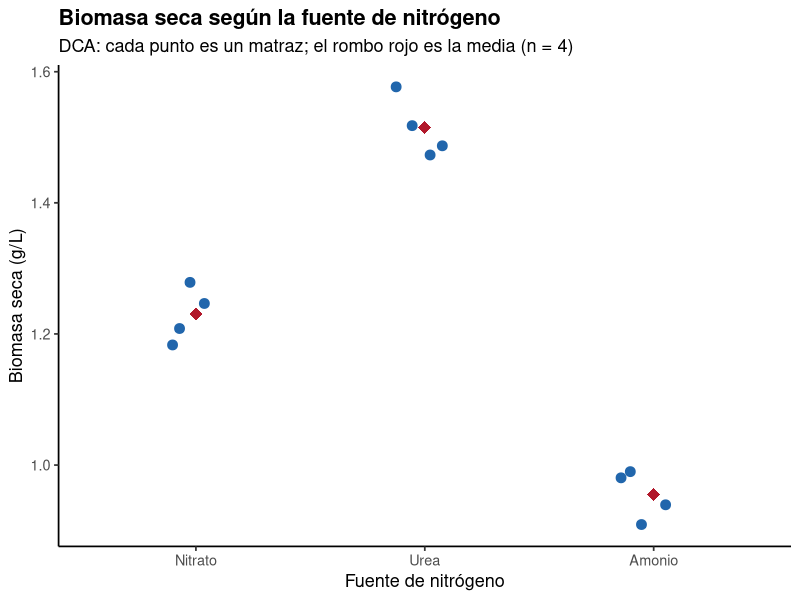
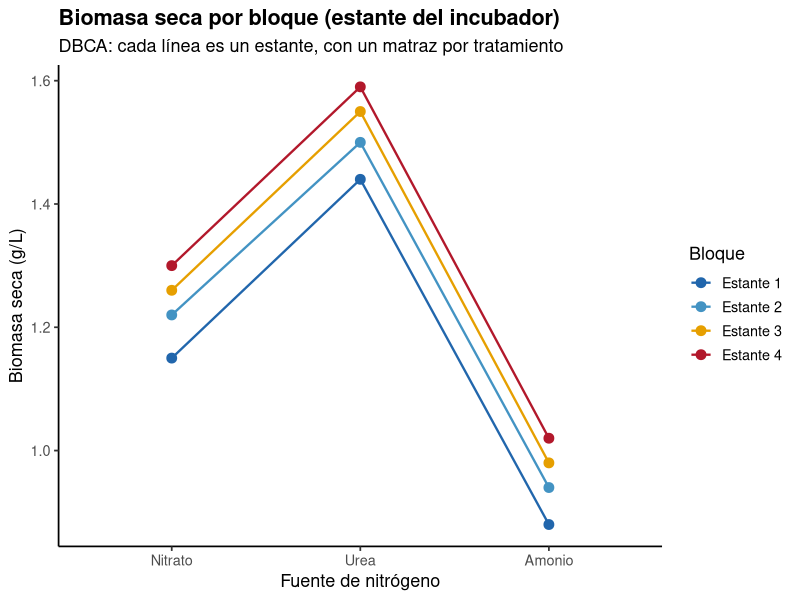
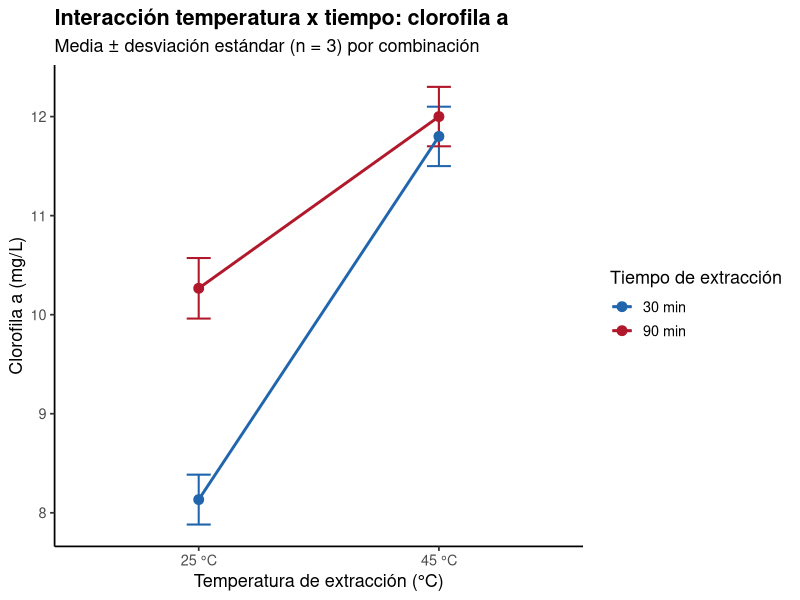
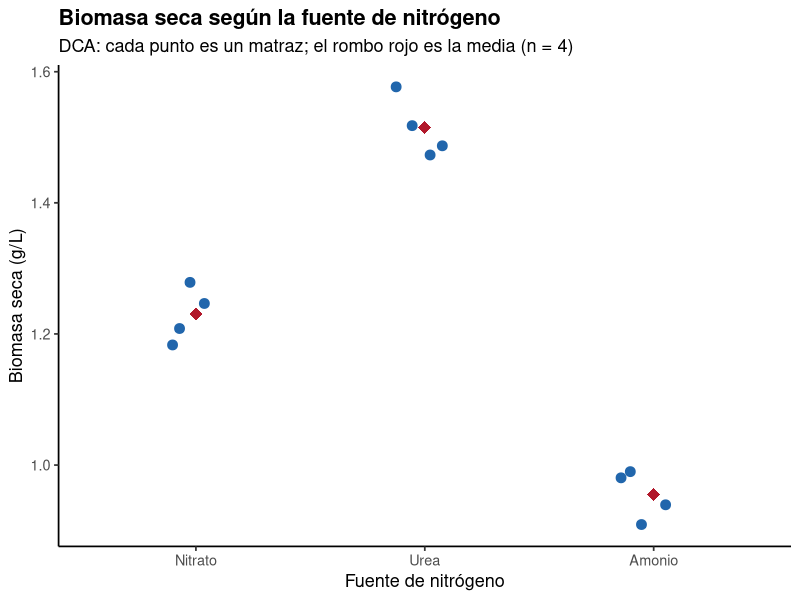
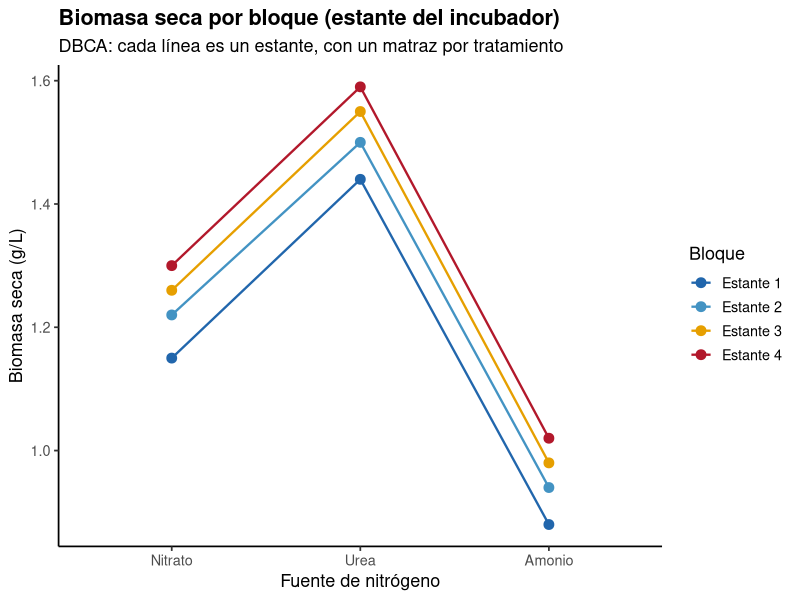
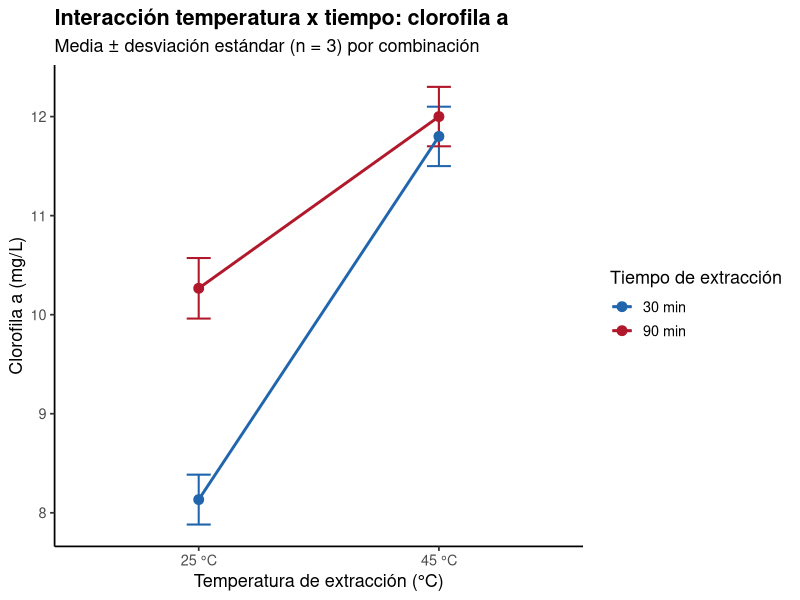

Reproduce these figures in R, in order.
# ==========================================================================
# 03. Diseño de experimentos: completamente al azar, bloques al azar
#   y factorial
# ==========================================================================
# Autor: Dr. José Juan Torres Martínez
# Docente de Ciencias Químicas
# Universidad Autónoma de San Luis Potosí (UASLP)
# México
#
# Material académico para estudiantes
# Serie "Aprende R" — Lección 03
#
# Descripción: Cómo planear un experimento antes de tocar un matraz.
#   Se comparan tres diseños con datos de laboratorio: el diseño
#   completamente al azar (DCA), el diseño en bloques completos al azar
#   (DBCA) y el diseño factorial 2 x 2. En cada diseño la asignación de
#   los tratamientos a las unidades experimentales se hace con
#   aleatorización en R (set.seed y sample), y todas las medias, los
#   valores p y los parámetros se calculan A PARTIR DE LOS DATOS con
#   tidyverse y aov(). El ejemplo principal es la producción de biomasa
#   de Chlorella vulgaris con tres fuentes de nitrógeno, y el factorial
#   es la extracción de clorofila a según la temperatura y el tiempo.
#
# Objetivos de aprendizaje:
#   - Explicar qué es una unidad experimental, un tratamiento, una
#     réplica y un bloque, y por qué se aleatoriza.
#   - Aleatorizar la asignación de tratamientos con set.seed() y
#     sample(), para que el resultado sea reproducible.
#   - Elegir el diseño según la pregunta: DCA, bloques o factorial.
#   - Comparar tratamientos con un ANOVA de una vía, un ANOVA con
#     bloques y un ANOVA factorial con interacción.
#   - Leer un gráfico de interacción y explicar qué significa que dos
#     factores interactúen.
#   - Graficar los resultados con ggplot2, con gráficas claras
#     y bien presentadas.
#
# Datos: archivos datos_dca_nitrogeno.csv, datos_bloques_nitrogeno.csv
#   y datos_factorial_clorofila.csv. Cada archivo trae solo las
#   mediciones por unidad experimental (matraz, posición o unidad); la
#   asignación de tratamientos se genera en este script con
#   aleatorización, tal como se haría antes de montar el experimento.
# ==========================================================================

# --------------------------------------------------------------------------
# 1. Cargar paquetes
# --------------------------------------------------------------------------
library(tidyverse)

# Fijar la configuración regional en UTF-8 para que los acentos de los
# títulos y las etiquetas se vean bien en cualquier equipo.
Sys.setlocale("LC_ALL", "C.UTF-8")

# --------------------------------------------------------------------------
# 2. Cómo elegir el diseño según la pregunta
# --------------------------------------------------------------------------
# Antes de sembrar un solo cultivo hay que decidir cómo se reparten los
# tratamientos entre las unidades experimentales. Tres preguntas guían
# la elección:
#
#   - ¿Hay un solo factor y las unidades son homogéneas? Entonces el
#     diseño completamente al azar (DCA) basta: cada unidad recibe un
#     tratamiento elegido al azar, con el mismo número de réplicas.
#   - ¿Hay una fuente de variación conocida que no es lo que estudio,
#     pero puede contaminar el resultado (el estante del incubador, el
#     día de siembra, el lote de medio)? Entonces se agrupan las
#     unidades en bloques homogéneos y dentro de cada bloque se ponen
#     todos los tratamientos: diseño en bloques completos al azar (DBCA).
#     El bloque se incluye en el análisis y su variación deja de
#     confundirse con la de los tratamientos.
#   - ¿Quiero probar dos factores a la vez y saber si se combinan, es
#     decir, si el efecto de uno depende del nivel del otro? Entonces
#     el diseño factorial: se prueban todas las combinaciones de los
#     niveles de ambos factores y el análisis estima la interacción.
#
# Tres principios valen para los tres diseños: aleatorización (los
# tratamientos se asignan al azar, nunca por comodidad), repetición
# (cada tratamiento se repite en varias unidades independientes) y
# control (siempre hay una referencia con la que comparar, aquí el
# nitrato, que es la fuente de nitrógeno habitual del medio de cultivo).

# --------------------------------------------------------------------------
# 3. Diseño completamente al azar (DCA)
# --------------------------------------------------------------------------
# Pregunta: ¿la fuente de nitrógeno cambia la biomasa seca de Chlorella
# vulgaris al cabo de 10 días de cultivo?
# Tratamientos: Nitrato (control), Urea y Amonio.
# Unidades experimentales: 12 matraces con el mismo medio base, la misma
# luz y la misma temperatura. Cada tratamiento se repite 4 veces.

# 3.1 Aleatorización: se reparten los 12 matraces entre los tres
# tratamientos al azar. set.seed() fija la semilla para que cualquiera
# que corra el script obtenga exactamente la misma asignación.
set.seed(2026)
tratamientos_dca <- rep(c("Nitrato", "Urea", "Amonio"), each = 4)
asignacion_dca <- tibble(
  matraz = 1:12,
  tratamiento = sample(tratamientos_dca)
)
print(asignacion_dca)

# 3.2 Se leen las mediciones: biomasa seca en g/L, medida al día 10
# en cada matraz. El archivo trae solo matraz y medición; el
# tratamiento de cada matraz es el que generó la aleatorización.
mediciones_dca <- read_csv("datos_dca_nitrogeno.csv", show_col_types = FALSE)
datos_dca <- asignacion_dca %>%
  left_join(mediciones_dca, by = "matraz") %>%
  mutate(
    tratamiento = factor(
      tratamiento,
      levels = c("Nitrato", "Urea", "Amonio")
    )
  )
print(datos_dca)

# 3.3 Resumen por tratamiento: media, desviación estándar y número de
# réplicas, calculados a partir de las mediciones.
resumen_dca <- datos_dca %>%
  group_by(tratamiento) %>%
  summarise(
    media = mean(biomasa_seca_g_L),
    de = sd(biomasa_seca_g_L),
    n = n(),
    .groups = "drop"
  )
print(resumen_dca)

# 3.4 ANOVA de una vía: ¿las medias de biomasa difieren entre las tres
# fuentes de nitrógeno? La hipótesis nula es que las tres medias son
# iguales. El valor p que imprime summary() dice si los datos son
# compatibles con esa hipótesis: si es menor que 0.05, las diferencias
# entre tratamientos no se explican por azar.
anova_dca <- aov(biomasa_seca_g_L ~ tratamiento, data = datos_dca)
print(summary(anova_dca))

# 3.5 Gráfica 1: biomasa seca por fuente de nitrógeno. Cada punto es un
# matraz (una réplica) y el rombo rojo es la media del tratamiento.
grafica_dca <- ggplot(
  datos_dca,
  aes(x = tratamiento, y = biomasa_seca_g_L)
) +
  geom_jitter(width = 0.15, size = 3, color = "#2166ac") +
  stat_summary(
    fun = mean, geom = "point",
    size = 4, color = "#b2182b", shape = 18
  ) +
  labs(
    x = "Fuente de nitrógeno",
    y = "Biomasa seca (g/L)",
    title = "Biomasa seca según la fuente de nitrógeno",
    subtitle = "DCA: cada punto es un matraz; el rombo rojo es la media (n = 4)"
  ) +
  theme_classic(base_size = 13) +
  theme(plot.title = element_text(face = "bold"))

print(grafica_dca)

# --------------------------------------------------------------------------
# 4. Diseño en bloques completos al azar (DBCA)
# --------------------------------------------------------------------------
# El mismo experimento se repite, pero ahora se sabe que los cuatro
# estantes del incubador no reciben exactamente la misma luz: el estante
# de arriba recibe un poco más que el de abajo. Esa diferencia entre
# estantes no es lo que se estudia, pero puede contaminar el resultado.
# La solución es bloquear: cada estante es un bloque y dentro de cada
# bloque se pone un matraz de cada tratamiento, en posiciones
# aleatorizadas. Así, si un estante produce más biomasa, ese aumento
# afecta por igual a los tres tratamientos y no se confunde con ellos.
# Son 4 bloques x 3 tratamientos = 12 matraces.

# 4.1 Aleatorización dentro de cada bloque: en cada estante se sortean
# las tres posiciones entre los tres tratamientos.
set.seed(2026)
asignacion_bloques <- tibble(
  bloque = rep(c("Estante 1", "Estante 2", "Estante 3", "Estante 4"), each = 3),
  posicion = rep(1:3, times = 4)
) %>%
  group_by(bloque) %>%
  mutate(tratamiento = sample(c("Nitrato", "Urea", "Amonio"))) %>%
  ungroup()
print(asignacion_bloques)

# 4.2 Se leen las mediciones de biomasa seca (g/L) por bloque y posición,
# y se unen con la asignación aleatorizada.
mediciones_bloques <- read_csv("datos_bloques_nitrogeno.csv", show_col_types = FALSE)
datos_bloques <- asignacion_bloques %>%
  left_join(mediciones_bloques, by = c("bloque", "posicion")) %>%
  mutate(
    bloque = factor(
      bloque,
      levels = c("Estante 1", "Estante 2", "Estante 3", "Estante 4")
    ),
    tratamiento = factor(
      tratamiento,
      levels = c("Nitrato", "Urea", "Amonio")
    )
  )
print(datos_bloques)

# 4.3 Resumen por tratamiento y por bloque, calculado a partir de los datos.
resumen_bloques_tratamiento <- datos_bloques %>%
  group_by(tratamiento) %>%
  summarise(
    media = mean(biomasa_seca_g_L),
    de = sd(biomasa_seca_g_L),
    n = n(),
    .groups = "drop"
  )
print(resumen_bloques_tratamiento)

resumen_bloques_estante <- datos_bloques %>%
  group_by(bloque) %>%
  summarise(
    media = mean(biomasa_seca_g_L),
    de = sd(biomasa_seca_g_L),
    n = n(),
    .groups = "drop"
  )
print(resumen_bloques_estante)

# 4.4 ANOVA con bloques: la fórmula incluye el bloque y el tratamiento.
# El bloque se estima aparte, así que su variación ya no se mezcla con
# la de los tratamientos ni con el error. El valor p del tratamiento
# se lee igual que en el DCA.
anova_bloques <- aov(
  biomasa_seca_g_L ~ bloque + tratamiento,
  data = datos_bloques
)
print(summary(anova_bloques))

# 4.5 Gráfica 2: biomasa seca por tratamiento, con las líneas que unen
# los matraces del mismo estante. Si los bloques funcionan, las líneas
# suben y bajan juntas: cada estante mantiene su nivel respecto a los
# demás en los tres tratamientos.
grafica_bloques <- ggplot(
  datos_bloques,
  aes(x = tratamiento, y = biomasa_seca_g_L, color = bloque, group = bloque)
) +
  geom_line(linewidth = 0.8) +
  geom_point(size = 3) +
  scale_color_manual(
    values = c(
      "Estante 1" = "#2166ac",
      "Estante 2" = "#4393c3",
      "Estante 3" = "#E69F00",
      "Estante 4" = "#b2182b"
    )
  ) +
  labs(
    x = "Fuente de nitrógeno",
    y = "Biomasa seca (g/L)",
    color = "Bloque",
    title = "Biomasa seca por bloque (estante del incubador)",
    subtitle = "DBCA: cada línea es un estante, con un matraz por tratamiento"
  ) +
  theme_classic(base_size = 13) +
  theme(plot.title = element_text(face = "bold"))

print(grafica_bloques)

# --------------------------------------------------------------------------
# 5. Diseño factorial 2 x 2
# --------------------------------------------------------------------------
# Pregunta: ¿la temperatura y el tiempo de extracción cambian la
# cantidad de clorofila a que se extrae de Chlorella vulgaris, y el
# efecto de uno depende del otro? Dos factores, cada uno con dos
# niveles: temperatura 25 o 45 grados Celsius, y tiempo 30 o 90 minutos.
# Las cuatro combinaciones se prueban con 3 réplicas cada una: 12
# unidades experimentales. La respuesta es la concentración de
# clorofila a en el extracto, en mg/L.

# 5.1 Aleatorización: se reparten las 12 unidades entre las cuatro
# combinaciones al azar.
set.seed(2026)
combinaciones_factorial <- rep(
  c("25 °C_30 min", "25 °C_90 min", "45 °C_30 min", "45 °C_90 min"),
  each = 3
)
asignacion_factorial <- tibble(
  unidad = 1:12,
  combinacion = sample(combinaciones_factorial)
)
print(asignacion_factorial)

# 5.2 Se leen las mediciones de clorofila a (mg/L) por unidad y se
# separan los dos factores de la combinación.
mediciones_factorial <- read_csv("datos_factorial_clorofila.csv", show_col_types = FALSE)
datos_factorial <- asignacion_factorial %>%
  left_join(mediciones_factorial, by = "unidad") %>%
  separate(
    combinacion,
    into = c("temperatura", "tiempo"),
    sep = "_",
    remove = FALSE
  ) %>%
  mutate(
    temperatura = factor(temperatura, levels = c("25 °C", "45 °C")),
    tiempo = factor(tiempo, levels = c("30 min", "90 min"))
  )
print(datos_factorial)

# 5.3 Resumen por combinación: media, desviación estándar y réplicas.
resumen_factorial <- datos_factorial %>%
  group_by(temperatura, tiempo) %>%
  summarise(
    media = mean(clorofila_a_mg_L),
    de = sd(clorofila_a_mg_L),
    n = n(),
    .groups = "drop"
  )
print(resumen_factorial)

# 5.4 ANOVA factorial con interacción: la fórmula temperatura * tiempo
# estima los dos efectos principales y la interacción. La interacción
# dice si el efecto del tiempo cambia según la temperatura (o al
# revés). Un valor p pequeño en la interacción significa que los dos
# factores no actúan de forma independiente: hay que leerlos juntos.
anova_factorial <- aov(
  clorofila_a_mg_L ~ temperatura * tiempo,
  data = datos_factorial
)
print(summary(anova_factorial))

# 5.5 Gráfica 3: gráfico de interacción. Cada línea es un tiempo de
# extracción y cada punto es la media de una combinación, con su
# desviación estándar. Si las líneas son paralelas, no hay interacción:
# el efecto de la temperatura es el mismo a los dos tiempos. Si se
# cruzan o se separan, hay interacción.
grafica_factorial <- ggplot(
  resumen_factorial,
  aes(x = temperatura, y = media, color = tiempo, group = tiempo)
) +
  geom_errorbar(
    aes(ymin = media - de, ymax = media + de),
    width = 0.1, linewidth = 0.7
  ) +
  geom_line(linewidth = 1) +
  geom_point(size = 3) +
  scale_color_manual(
    values = c("30 min" = "#2166ac", "90 min" = "#b2182b")
  ) +
  labs(
    x = "Temperatura de extracción (°C)",
    y = "Clorofila a (mg/L)",
    color = "Tiempo de extracción",
    title = "Interacción temperatura x tiempo: clorofila a",
    subtitle = "Media ± desviación estándar (n = 3) por combinación"
  ) +
  theme_classic(base_size = 13) +
  theme(plot.title = element_text(face = "bold"))

print(grafica_factorial)

# --------------------------------------------------------------------------
# 6. Exportar las gráficas
# --------------------------------------------------------------------------
# Todas las gráficas de la lección se guardan como archivos PNG en alta
# resolución (300 dpi), listas para un informe o una presentación.
ggsave("03_dca_nitrogeno.png", grafica_dca,
       width = 18, height = 12, units = "cm", dpi = 300)
ggsave("03_bloques_nitrogeno.png", grafica_bloques,
       width = 18, height = 12, units = "cm", dpi = 300)
ggsave("03_factorial_clorofila.png", grafica_factorial,
       width = 18, height = 12, units = "cm", dpi = 300)

# --------------------------------------------------------------------------
# Interpretación
# --------------------------------------------------------------------------
# Gráfica 1: Biomasa seca según la fuente de nitrógeno (DCA)
# - Eje X: fuente de nitrógeno (Nitrato, Urea o Amonio). Es una variable
#   categórica, sin unidades.
# - Eje Y: biomasa seca, en gramos por litro (g/L), medida al día 10 de
#   cultivo. Cada punto es un matraz y el rombo rojo es la media de las
#   cuatro réplicas del tratamiento.
# - Lo que se aprecia: los puntos de cada tratamiento forman un grupo
#   compacto y los grupos están separados: la urea queda por arriba, el
#   nitrato (control) queda en medio y el amonio queda por abajo. Las
#   réplicas dentro de cada tratamiento varían poco entre sí.
# - Qué significa: la fuente de nitrógeno cambia la biomasa producida.
#   La urea produce más biomasa que el nitrato y el amonio produce menos
#   que el control. El ANOVA de una vía confirma si esas diferencias
#   entre medias son mayores de lo que el azar entre réplicas explicaría.
#
# Gráfica 2: Biomasa seca por bloque (DBCA)
# - Eje X: fuente de nitrógeno (Nitrato, Urea o Amonio).
# - Eje Y: biomasa seca, en gramos por litro (g/L).
# - El color y las líneas distinguen el bloque: cada línea une los tres
#   matraces de un mismo estante del incubador.
# - Lo que se aprecia: dentro de cada estante se repite el mismo orden
#   (urea arriba, nitrato en medio, amonio abajo), y las líneas suben
#   juntas de un estante a otro: el estante de arriba produce más
#   biomasa en los tres tratamientos y el de abajo produce menos.
# - Qué significa: el estante sí influye en la biomasa, pero como cada
#   estante contiene los tres tratamientos, ese efecto no se confunde
#   con el de la fuente de nitrógeno. El ANOVA con bloques separa las
#   dos fuentes de variación y el efecto del tratamiento se estima sin
#   la contaminación del estante.
#
# Gráfica 3: Interacción temperatura x tiempo (factorial)
# - Eje X: temperatura de extracción, en grados Celsius (25 o 45).
# - Eje Y: concentración de clorofila a en el extracto, en miligramos
#   por litro (mg/L). Cada punto es la media de tres réplicas y las
#   barras son la desviación estándar.
# - El color distingue el tiempo de extracción: la línea azul es 30
#   minutos y la línea roja es 90 minutos.
# - Lo que se aprecia: las líneas no son paralelas. A 25 grados, pasar
#   de 30 a 90 minutos sube mucho la clorofila extraída; a 45 grados,
#   pasar de 30 a 90 minutos apenas la mueve, porque a esa temperatura
#   la extracción ya está casi completa a los 30 minutos.
# - Qué significa: hay interacción entre temperatura y tiempo. El
#   efecto del tiempo depende de la temperatura, así que no tiene
#   sentido hablar del efecto del tiempo en general: hay que decir a
#   qué temperatura. En la práctica, a 45 grados basta con 30 minutos
#   y alargar la extracción no aporta casi nada.

# --------------------------------------------------------------------------
# Qué aprendimos
# --------------------------------------------------------------------------
# - El diseño se decide antes del experimento, según la pregunta: un
#   solo factor en condiciones homogéneas se resuelve con un diseño
#   completamente al azar; una fuente de variación conocida se controla
#   con bloques; dos factores que pueden combinarse se prueban con un
#   factorial.
# - La aleatorización reparte los tratamientos al azar entre las
#   unidades experimentales, para que ninguna diferencia sistemática
#   entre matraces se confunda con el efecto del tratamiento. Con
#   set.seed() la asignación es reproducible.
# - La repetición (aquí, n = 4 en el DCA y los bloques, n = 3 en el
#   factorial) es lo que permite estimar la variación entre unidades
#   iguales y decidir si las diferencias entre tratamientos se deben al tratamiento.
# - En un diseño en bloques, cada bloque contiene todos los
#   tratamientos, y el bloque entra en el ANOVA para que su variación
#   no contamine la comparación entre tratamientos.
# - En un factorial, la interacción dice si el efecto de un factor
#   depende del nivel del otro. Cuando hay interacción, los efectos se
#   leen juntos, nunca por separado.
# - En el ejemplo, la urea produce más biomasa seca que el nitrato y
#   el amonio produce menos, y en la extracción de clorofila a la
#   temperatura y el tiempo interactúan: a 45 grados, alargar de 30 a
#   90 minutos apenas aumenta la clorofila extraída.
